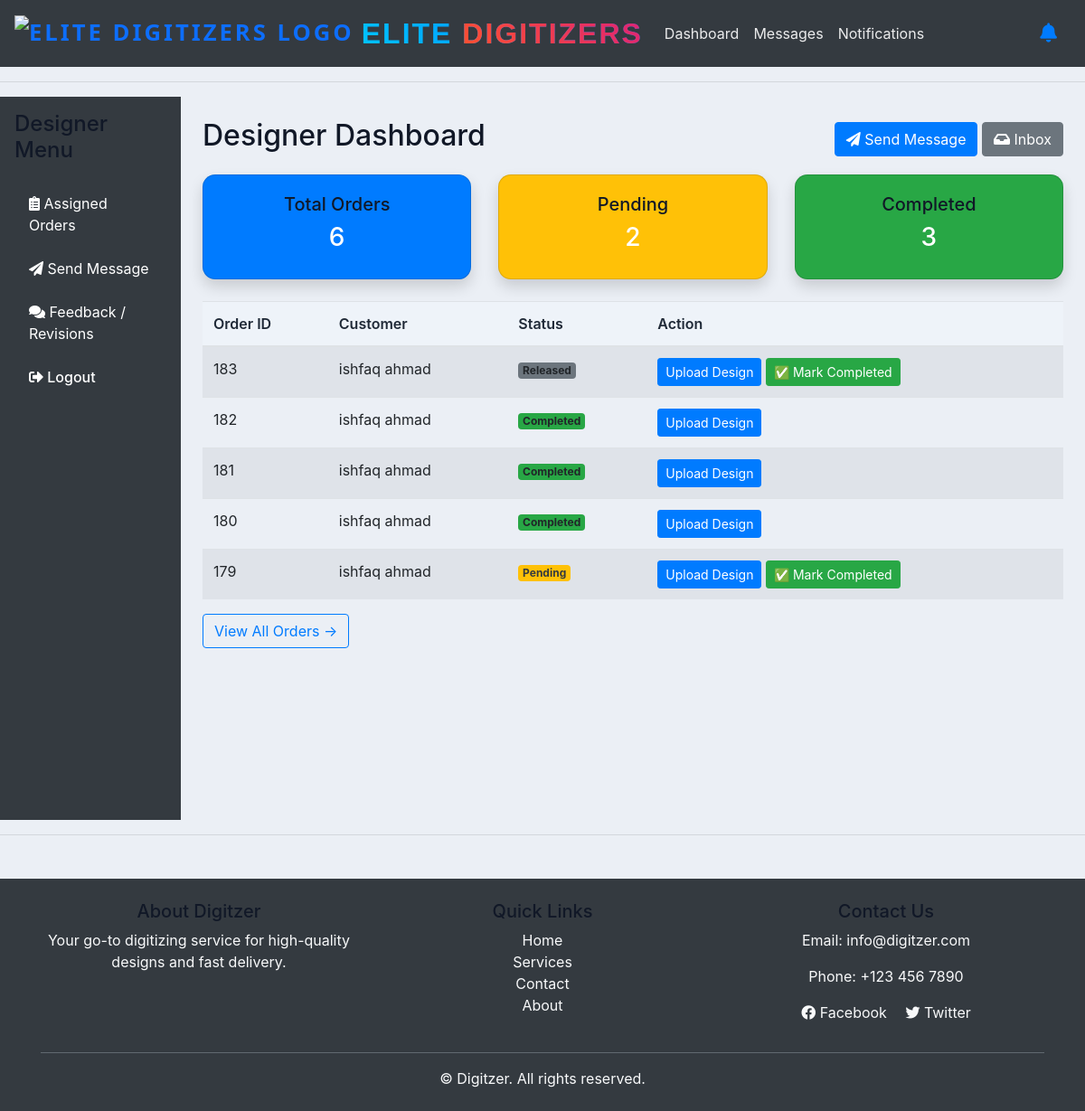
The page /designer/dashboard/ (signed in) on the database as committed earlier.
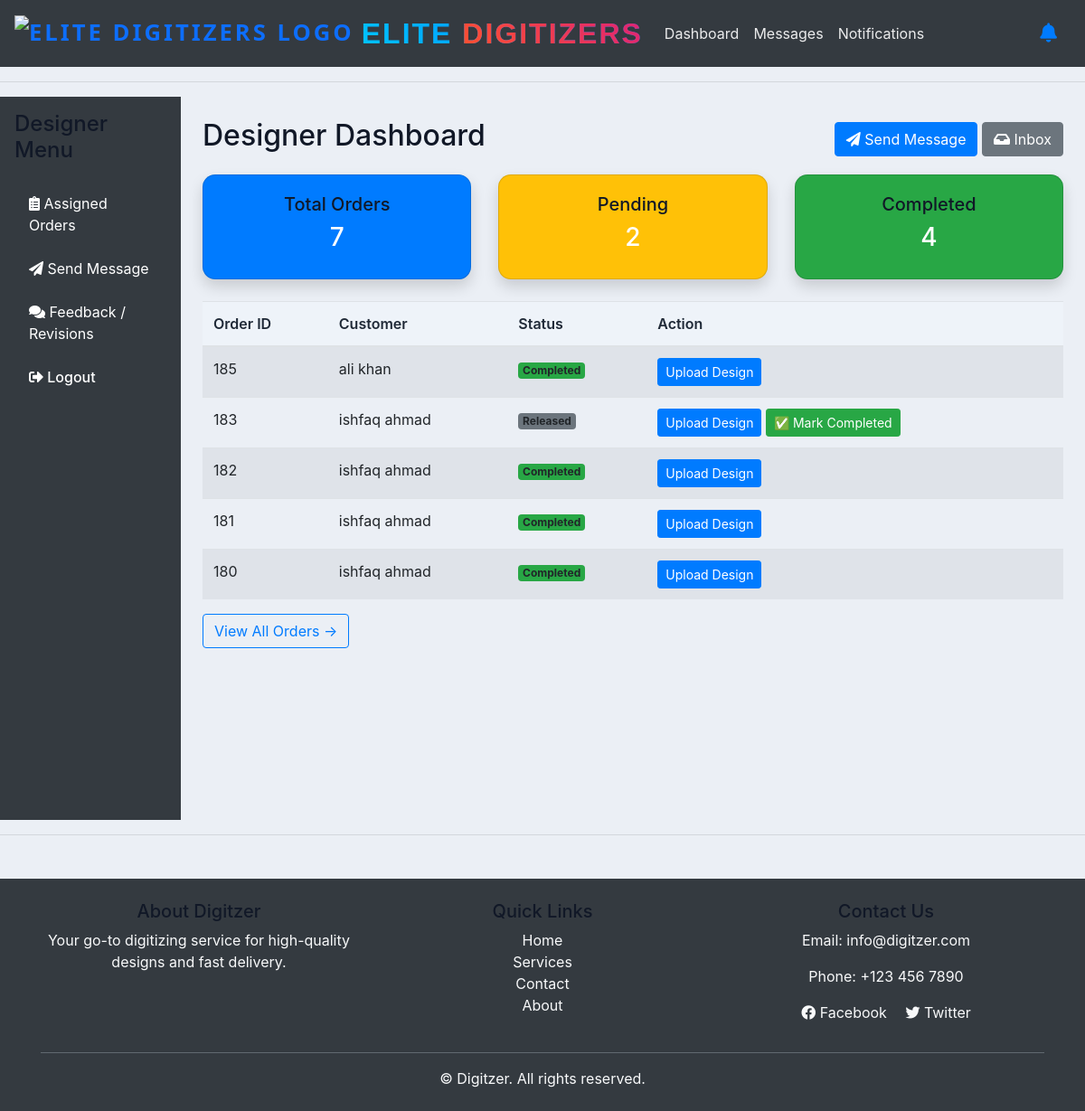
The same page on the database as committed later.
### accounts/models.py (models this page shows, shortened)
class Order(models.Model):
    STATUS = (
        ('Pending', 'Pending'),
        ('Out for delivery', 'Out for delivery'),
        ('Delivered', 'Delivered'),
        ('Quote Requested', 'Quote Requested'),
        ('Active', 'Active'),
        ('Completed', 'Completed'),
        ('Released', 'Released'),
    )
    ORDER_TYPE = (
        ('Digitizing', 'Digitizing'),
        ('Vector', 'Vector'),
        ('Patch', 'Patch'),
        ('Quote', 'Quote'),
    )
    PAYMENT_STATUS = (
        ('Pending', 'Pending'),
        ('Paid', 'Paid'),
        ('Refunded', 'Refunded'),
    )
    REVIEW_STATUS = (
    ('Pending', 'Pending'),
    ('Approved', 'Approved'),
    ('Rejected', 'Rejected'),
    )
    PLACEMENT_CHOICES = [
        ('Apron', 'Apron'),
        ('Bags', 'Bags'),
        ('Cap', 'Cap'),
        ('Cap Side', 'Cap Side'),
        ('Cap Back', 'Cap Back'),
        ('Chest', 'Chest'),
        ('Gloves', 'Gloves'),
        ('Jacket Back', 'Jacket Back'),
        ('Patches', 'Patches'),
        ('Sleeve', 'Sleeve'),
        ('Towel', 'Towel'),
        ('Visor', 'Visor'),
        ('Other', 'Other'),
    ]
    FABRIC_CHOICES = [
        ('Blanket', 'Blanket'),
        ('Canvas', 'Canvas'),
        ('Canis', 'Canis'),
        ('Cotton Woven', 'Cotton Woven'),
        ('Denim', 'Denim'),
        ('Felt', 'Felt'),
        ('Flannel', 'Flannel'),
        ('Fleece', 'Fleece'),
        ('Leather', 'Leather'),
        ('Nylon', 'Nylon'),
        ('Pique', 'Pique'),
        ('Polyester', 'Polyester'),
        ('Silk', 'Silk'),
        ('Single Jersey', 'Single Jersey'),
        ('Towel', 'Towel'),
        ('Twill', 'Twill'),
        ('Other', 'Other'),
    ]
    FORMAT_CHOICES = [
        ('100', '100'),
        ('cdr', 'cdr'),
        ('cdn', 'cdn'),
        ('dsb', 'dsb'),
        ('dst', 'dst'),
        ('dsz', 'dsz'),
        ('emb', 'emb'),
        ('exp', 'exp'),
        ('jef', 'jef'),
        ('ksm', 'ksm'),
        ('ofm', 'ofm'),
        ('pes', 'pes'),
        ('pxf', 'pxf'),
        ('pof', 'pof'),
        ('tap', 'tap'),
        ('xxx', 'xxx'),
        ('other', 'Other'),
    ]
    customer = models.ForeignKey(Customer, on_delete=models.CASCADE)
    order_type = models.ForeignKey(Product, null=True, on_delete=models.SET_NULL)
    Order_name_PO = models.CharField(max_length=50,  null=True, blank=True)# change this to Order_name/PO for patch name patch type
    date_created = models.DateTimeField(auto_now_add=True, null=True)
    status = models.CharField(max_length=200, null=True, choices=STATUS)
    Additional_information = models.TextField(blank=True, null=True)
    design_file = models.FileField(upload_to='designs/', null=True, blank=True)
    invoice_file = models.FileField(upload_to='invoices/', null=True, blank=True)
    quantity = models.PositiveIntegerField(default=1)
    fabric_material = models.CharField(max_length=100, blank=True, null=True, choices=FABRIC_CHOICES)
    Required_Format = models.CharField(max_length=100, blank=True, null=True, default='DST', choices=FORMAT_CHOICES)
    urgent = models.BooleanField(default=False)
    price = models.DecimalField(max_digits=10, decimal_places=2, blank=True, null=True, default=0.00)
    Height = models.CharField(max_length=100, blank=True, null=True, default='standard')
    Width = models.CharField(max_length=100, blank=True, null=True, default='standard')
    total_colors = models.PositiveIntegerField(null=True ,blank=True)
    turnaround_time = models.CharField(max_length=100, blank=True, null=True)
    placement = models.CharField(max_length=100, blank=True, null=True, choices=PLACEMENT_CHOICES)
    released = models.BooleanField(default=False)  # For release_projects
    payment_status = models.CharField(max_length=20, choices=PAYMENT_STATUS, default='Pending')  # For follow-up payments
    date_completed = models.DateTimeField(null=True, blank=True)  # Optional: track completion time
    review_status = models.CharField(max_length=20, choices=REVIEW_STATUS, default='Pending')
    review_comment = models.TextField(blank=True, null=True)
    design_file = models.FileField(upload_to='designs/', blank=True, null=True)# limated size 2MB
    assigned_sale_reps = models.ForeignKey(
        SalesRepresentative,
        on_delete=models.SET_NULL,
        null=True,
        blank=True,
        related_name='sales_rep_orders'
    )
    assigned_designer = models.ForeignKey(
        User,
        on_delete=models.SET_NULL,
        null=True,
        blank=True,
        related_name='designer_orders'
    )

class Customer(models.Model):
    user = models.OneToOneField(
        User, null=True, blank=True,
        on_delete=models.CASCADE,
        related_name="customer_profile"
    )
    name = models.CharField(max_length=200,null=True, blank=True)
    designer = models.ForeignKey(
        'Designer', null=True, blank=True,
        on_delete=models.SET_NULL,
        related_name='orders'
    )
    profile_pic = models.ImageField(
        upload_to='profile_pics/',
        null=True,
        blank=True,
        default='profile_pics/default.png'
    )
    sales_rep = models.ForeignKey('SalesRepresentative', null=True, blank=True, on_delete=models.SET_NULL)
    phone = models.CharField(max_length=200, null=True, blank=True)
    email = models.CharField(max_length=200, null=True, blank=True)
    date_created = models.DateTimeField(auto_now_add=True, null=True)

### accounts/decorators.py (the view)
        def wrapper_func(request, *args, **kwargs):
            group = None
            if request.user.groups.exists():
                group = request.user.groups.all()[0].name
            if group in allowed_roles:
                return view_func(request, *args, **kwargs)
            else:
                return HttpResponse("You are not authorized to view this page.")

### accounts/views.py (called while the page is built)
@login_required(login_url='login')
@allowed_users(allowed_roles=['designer'])
@login_required
def designer_dashboard(request):
    status = request.GET.get('status', None)
    all_orders = Order.objects.filter(assigned_designer=request.user).order_by('-date_created')
    if status:
        all_orders = all_orders.filter(status=status)
    recent_orders = all_orders[:5]
    counts = {
        'total': all_orders.count(),
        'pending': all_orders.filter(status='Pending').count(),
        'completed': all_orders.filter(status='Completed').count()
    }
    return render(request, 'accounts/designer_dashboard.html', {
        'orders': recent_orders,     # dashboard shows latest 5
        'all_orders': all_orders,    # sidebar can loop through all
        'counts': counts,
        'status_filter': status
    })

### templates/accounts/designer_dashboard.html (shortened to what the changed rows need)
{% extends 'accounts/main.html' %}
{% block content %}
<div class="container-fluid">
    <div class="row">
        <div class="col-md-9 col-lg-10 p-4">
            <div class="d-flex justify-content-between align-items-center mb-3">
                <h2>Designer Dashboard</h2>
            </div>
            <div class="row mb-4">
                <div class="col-md-4">
                    <div class="card text-white bg-primary shadow">
                        <div class="card-body text-center">
                            <h5>Total Orders</h5>
                            <h3>{{ counts.total }}</h3>
                        </div>
                    </div>
                </div>
                <div class="col-md-4">
                    <div class="card text-white bg-success shadow">
                        <div class="card-body text-center">
                            <h5>Completed</h5>
                            <h3>{{ counts.completed }}</h3>
                        </div>
                    </div>
                </div>
            </div>
            <table class="table table-striped mt-3">
                <thead>
                    <tr>
                        <th>Order ID</th>
                        <th>Customer</th>
                        <th>Status</th>
                        <th>Action</th>
                    </tr>
                </thead>
                <tbody>
                    {% for order in orders|slice:":5" %}
                    <tr>
                        <td>{{ order.id }}</td>
                        <td>{{ order.customer.name }}</td>
                        <td>
                            {% if order.status == "Pending" %}
                            <span class="badge bg-warning text-dark">Pending</span>
                            {% elif order.status == "Completed" %}
                            <span class="badge bg-success">Completed</span>
                            {% else %}
                            <span class="badge bg-secondary">{{ order.status }}</span>
                            {% endif %}
                        </td>
                        <td>
                            <a href="{% url 'upload_design' order.id %}" class="btn btn-primary btn-sm">Upload
                                Design</a>
                            {% if order.status != "Completed" %}
                            <a href="{% url 'mark-design-completed' order.id %}" class="btn btn-success btn-sm ms-1">
                                ✅ Mark Completed
                            </a>
                            {% endif %}
                        </td>
                    </tr>
                    {% empty %}
                    <tr>
                        <td colspan="4" class="text-center">No assigned orders found.</td>
                    </tr>
                    {% endfor %}
                </tbody>
            </table>
        </div>
    </div>
</div>
{% endblock %}

Rows that differ between the two databases and show on the page:
no longer on this page (row unchanged): Order: id "179", customer.name "ishfaq ahmad", status "Pending"
added Order: id "185", customer.name "ali khan", status "Completed"
Other text that changed with them:
{{ counts.total }}: "6" → "7"
{{ counts.completed }}: "3" → "4"
